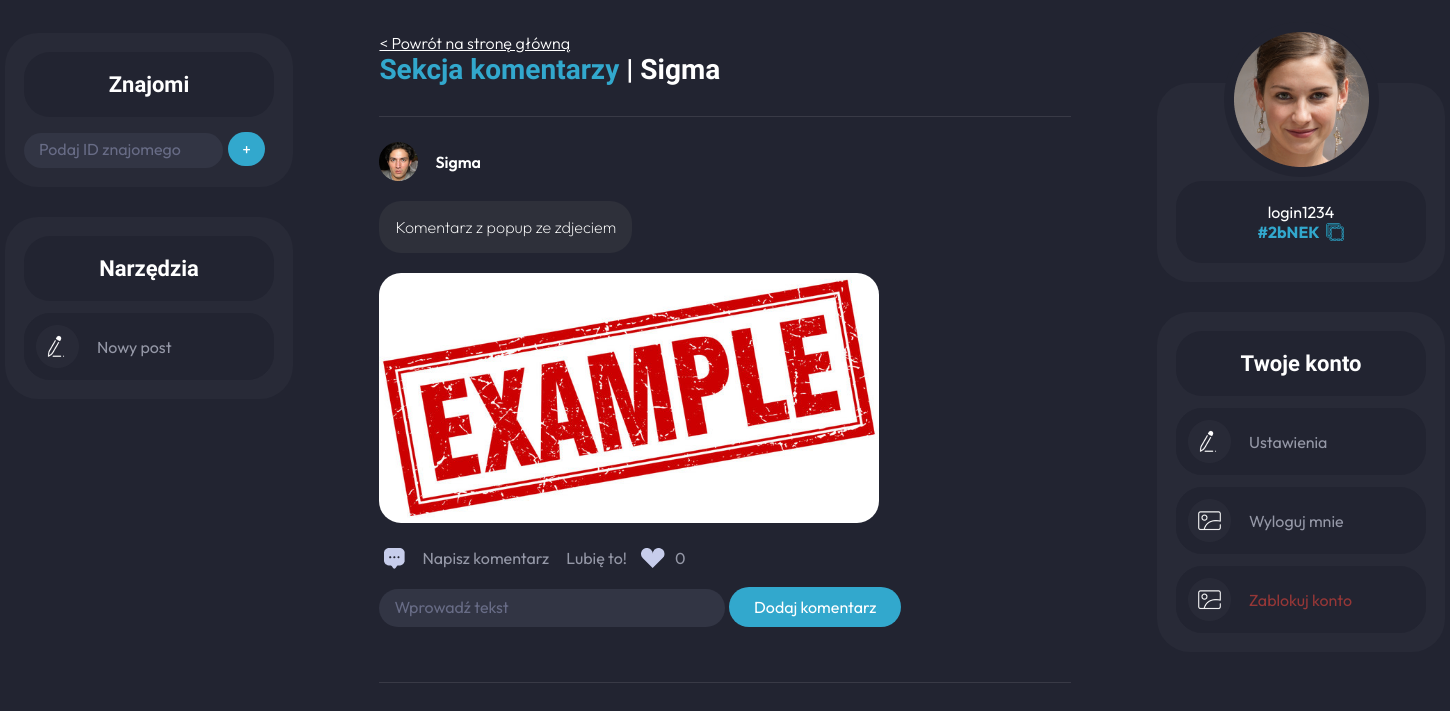
The page /PostDisplay.php?postId=3 (signed in) on the database its author committed.
### tables this page shows
CREATE TABLE `posts` (
  `id` int(11) NOT NULL,
  `content` varchar(255) DEFAULT NULL,
  `comments` varchar(255) DEFAULT NULL,
  `author` varchar(255) DEFAULT NULL,
  `createdAt` varchar(255) NOT NULL,
  `attachments` blob DEFAULT NULL,
  `author_id` varchar(256) NOT NULL,
  `status` varchar(255) NOT NULL,
  `likes` varchar(1024) NOT NULL
);

CREATE TABLE `users` (
  `id` int(11) NOT NULL,
  `login` varchar(32) NOT NULL,
  `mail` varchar(128) NOT NULL,
  `password` varchar(1024) NOT NULL,
  `friend_id` varchar(11) NOT NULL,
  `friends` varchar(128) NOT NULL,
  `avatar_color` varchar(255) NOT NULL
);

### PostDisplay.php (the view, shortened to what this page needs)
<!DOCTYPE html>
<html lang="en">
<head>
</head>
<body>
    <div class="main-container">
        <div class="container-left">
            <div class="friends-container">
                <div class="friend-header">
                    <h1>Znajomi</h1>
                </div>
                <div class="input-label">
                    <form method='POST' action='App/Create/AddFriend.php'>
                        <input class='input-friend-id' type=text placeholder="Podaj ID znajomego"
                            name='add_friend'><input type='submit' name='add_friend_submit' class="add-friend-plus"
                            value="+">
                    </form>
                </div>
                    <?php
                    $servername = "localhost";
                    $database = "socialise";
                    $username = "root";
                    $password = "";
                    $conn = mysqli_connect($servername, $username, $password, $database);
                    ?>
            </div>
            <div class="tool-container">
                <div class="tool-header">
                    <h1>Narzędzia</h1>
                </div>
                <div class="tool-label" onClick='addPostPopup()'>
                    <img src="App\Images\new-post.png">
                    <p>Nowy post</p>
                </div>
            </div>
        </div>
        <div class="container-middle">
            <div class="main-middle-section">
                <div class="main-choose-wrapper">
                    <label class="choose-paragraph-label">
                        <p class="choose-paragraph-postdisplay" onclick="homeSweetHome()">< Powrót na stronę główną
                        </p>
                    </label>
                </div>
                <?php
                $sql = 'SELECT author FROM posts where id=' . $_GET['postId'] . ' ORDER BY createdAt DESC';
                $result = $conn->query($sql);
                    while ($row = $result->fetch_assoc()) {
                        echo '<h1 class="type-of-chat-header"><span class="first-option">Sekcja komentarzy</span> | <span
                        class="second-option">'. $row["author"].' </span></h1>';
                    }
                ?>
                <div class="posts-container">
                    <?php
                    $sql = 'SELECT * FROM posts where id=' . $_GET['postId'] . ' ORDER BY createdAt DESC';
                    $result = $conn->query($sql);
                    while ($row = $result->fetch_assoc()) {
                        $customID = $row['id'];
                        echo '<div class="post-label">
                                            <div class="author-info-wrapper">
                                                <img src="App\Images\profile-image.png" class="author-image-profile">
                                                <p class="author-name">' . $row['author'] . '</p>
                                            </div>
                                            <div class="post-text-wrapper">
                                                <span class="post-text-content">' . $row['content'] . '</span>
                                            </div>
                                            ';
                        if ($row['attachments'] != null) {
                            echo ' <div class="post-text-wrapper post-image">
                                                <img src="./uploaded_images/' . $row["attachments"] . '">
                                            </div>';
                        }
                        $sqlLikes = 'select count(*) from reactions where post_id="'.$customID.'"';
                                $resultLikes = $conn->query($sqlLikes);
                                $likesCounter = 0;
                                while ($row = $resultLikes->fetch_assoc()) {
                                    $likesCounter = $row['count(*)'];
                                }
                        echo '
                                            <div class="reactions-wrapper">
                                                <label>
                                                    <span class="reactions-comment"><img src="App\Images\chat-icon.png">Napisz
                                                        komentarz</span>
                                                        </label>
                                                        <label>
                                                        <form action="App/Create/likeIt.php" method=post><input type=hidden name=sourceOfLike value=PostDisplay.php><input type=hidden name=likePostID value="'.$customID.'"><span class="reactions-add-friend" ><input class="submit-add-friend" type=submit value="Lubię to!"></span></form>
                                                        </label>
                                                        <label>
                                                                <span style="margin-right:-7px;margin-left:14px;" class="reactions-comment"><img src="App\Images\like-button.png"><span style="margin-left:-7px" class="likes-Counter">'.$likesCounter.'</span></span>
                                                        </label>
                                                        </div>
                                                        <form method="POST" action="App/Create/AddComment.php?redirect=' . $customID . '" id="form240">
                                                        <input type="text" name="comment_input_post_id" value="' . $customID . '" style="display: none;">
                                                        <input name="hidden_id" type=hidden value="' . $customID . '"">
                                                        <input type="text" name="comment_input" placeholder="Wprowadź tekst" class="input-post" style="margin: 20px 0px; width: 50%;">
                                                            <input type="submit"  class="add-post-button" style="margin: 0px;" value="Dodaj komentarz" name="comment_input_submit">
                                                        </form>
                                        ';
                        echo '</div>';
                    }
                    ?>
                </div>
            </div>
        </div>
        <div class="container-right">
            <div class="profile-container">
                <div class="your-image">
                    <img src="App\Images\your-image.png">
                </div>
                <div class="your-profile-label">
                    <p class="your-profile-image">
                        <?php
                        $result = $conn->query("SELECT * FROM users WHERE id=" . $_SESSION['user_id'] . "");
                        while ($row = $result->fetch_assoc()) {
                            echo '
                            <p class="your-profile-image">
                            ' . $row["login"] . '
                            </p>
                            <p class="your-friend-id">' . $row['friend_id'] . '<span id="your-friend-id-svg"></span></p>
                            ';
                        }
                        ?>
                </div>
            </div>
            <div class="account-container">
                <div class="account-header">
                    <h1>Twoje konto</h1>
                </div>
                <div class="account-label" onclick="changeName()">
                    <img src="App\Images\settings.png">
                    <p>Ustawienia</p>
                </div>
                <div class="account-label" onclick="logoutPopup()">
                    <img src="App\Images\logout.png">
                    <p>Wyloguj mnie</p>
                </div>
                <div class="account-label block-label" onclick="blockAccount()">
                    <img src="App\Images\delete.png">
                    <p class="block-account">Zablokuj konto</p>
                </div>
            </div>
        </div>
    </div>
</body>
</html>

### PostDisplay.php (style rules this page uses)
body { margin: 0; padding: 0; background-color: #222431; }
.main-container { padding-top: 33px; width: 1440px; height: 90dvh; margin: auto; display: grid; grid-template-columns: 20% 60% 20%; }
.container-left { align-items: center; display: flex; flex-direction: column; }
.container-right { align-items: center; display: flex; flex-direction: column; margin-top: 50px; }
* { margin: 0; padding: 0; box-sizing: border-box; }
.input-friend-id { border-radius: 46px; background: #323544; border: none; padding: 10px 15px 10px 15px; color: white; width: 80%; outline: none; }
.input-friend-id::placeholder, .input-post::placeholder { color: #686C86; font-family: Outfit; font-size: 16px; }
.friends-container, .tool-container, .profile-container, .account-container { background: #282A37; border-radius: 33px; width: 100%; padding: 19px; }
.profile-container { text-align: center; }
.account-container { margin-top: 30px; }
.profile-container img { margin-top: -80px; }
.your-profile-label { background-color: #222431; color: white; padding: 21px; border-radius: 26px; }
.your-profile-label p { font-family: Outfit; }
.your-friend-id { color: #32A8CD; font-weight: bold; height: auto; display: flex; justify-content: center; cursor: pointer; }
#your-friend-id-svg { margin-left: 5px; display: flex; align-items: center; }
h1 { font-family: Reem Kufi Fun; color: white; font-weight: 600; font-size: 22px; text-align: center; padding: 20px; }
.tool-header, .friend-header, .account-header { border-radius: 26px; background: #222431; }
.tool-container { margin-top: 30px; }
.input-label { margin-top: 15px; display: flex; justify-content: space-between; position: relative; }
.tool-label, .account-label { color: #9598A7; font-size: 16px; border-radius: 26px; background: #222431; padding: 11px; margin-top: 12px; display: flex; align-items: center; font-family: Outfit; }
.tool-label p { margin-left: 18px; }
.your-profile-image { font-size: 16px; }
.account-label, .tool-label { border: 1px solid #222431; transition: border-color 0.4s ease; }
.account-label p { margin-left: 18px; }
.block-account { color: #963737 }
.type-of-chat-header { text-align: left !important; margin: 0 !important; padding: 0 !important; font-size: 28px; }
.first-option { color: #32A8CD; }
.main-choose-wrapper, .choose-paragraph-label { display: flex; align-items: center; }
.author-info-wrapper { display: flex; align-items: center; }
.author-name { font-size: 16px; color: white; font-family: Outfit; font-weight: 600; margin-left: 17px; }
.post-text-wrapper { max-width: 70%; margin-top: 30px; }
.post-text-content { color: white; font-weight: 200; font-family: Outfit; }
.post-label { border-top: 1px solid rgba(255, 255, 255, 0.103); border-bottom: 1px solid rgba(255, 255, 255, 0.103); padding: 25px 0 35px 0; }
.main-middle-section { width: 80%; height: 100%; margin: auto; position: relative; }
.posts-container { margin-top: 30px; max-height: 100dvh; overflow-y: auto; }
.post-text-wrapper { padding: 16px; margin-top: 20px; background: #2E303A; border-radius: 22px; max-width: max-content; }
.reactions-wrapper span { color: #9598A7; display: flex; align-items: center; font-family: Outfit; }
.input-post { color: #686C86; color: white; border-radius: 46px; background: #323544; outline: none; font-size: 16px; border: none; padding: 10px 15px 10px 15px; width: 75%; margin-left: 10px; }
.add-post-button { border-radius: 46px; background: #32A8CD; outline: none; color: white; font-family: Outfit; font-size: 16px; border: none; padding: 10px 25px 10px 25px; min-width: 20%; margin-left: 13px; }
.reactions-wrapper { display: flex; align-items: center; margin-left: 5px; }
.reactions-add-friend { margin-left: 17px; }
.reactions-add-friend img, .reactions-comment img { margin-right: 17px; }
.reactions-wrapper { margin-top: 20px; }
.post-image { background-color: transparent; padding: 0; object-fit: cover; object-position: center; width: 500px; height: auto; }
.post-image img { border-radius: 22px; width: 100%; height: 100%; }
.choose-paragraph-postdisplay { text-decoration:underline; font-family:outfit; color:white; cursor:pointer; font-weight:300; }
.add-friend-plus { background: #32A8CD; outline: none; color: white; font-family: Outfit; font-size: 16px; border: none; padding: 7px; width: 37px; margin-left: 5px; border-radius: 32px; }
input.submit-add-friend { background: none; outline: none; border: none; font-family: 'Outfit'; color: #9598A7; font-size:16px; }

### rows shown on the page
posts: author "Sigma", content "Komentarz z popup ze zdjeciem", attachments (picture), likesCounter "0"
users: login "login1234", friend "#2bNEK"
